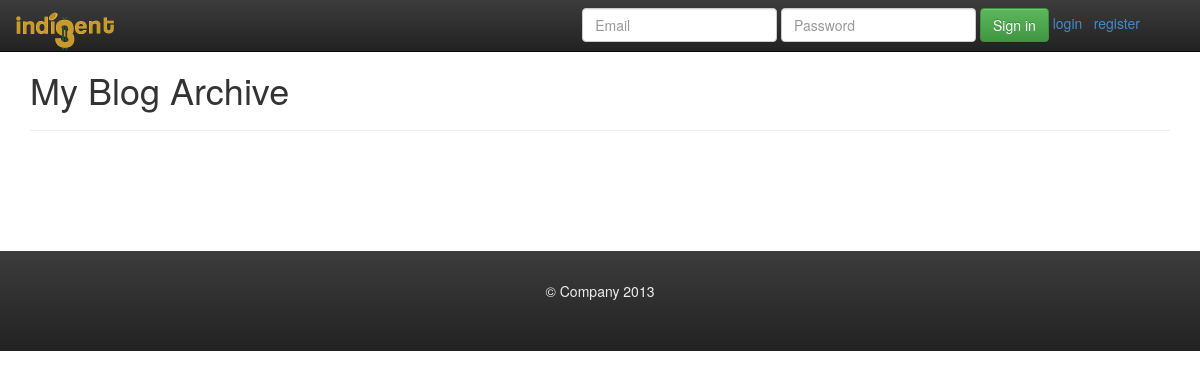
The app's page /, older data.
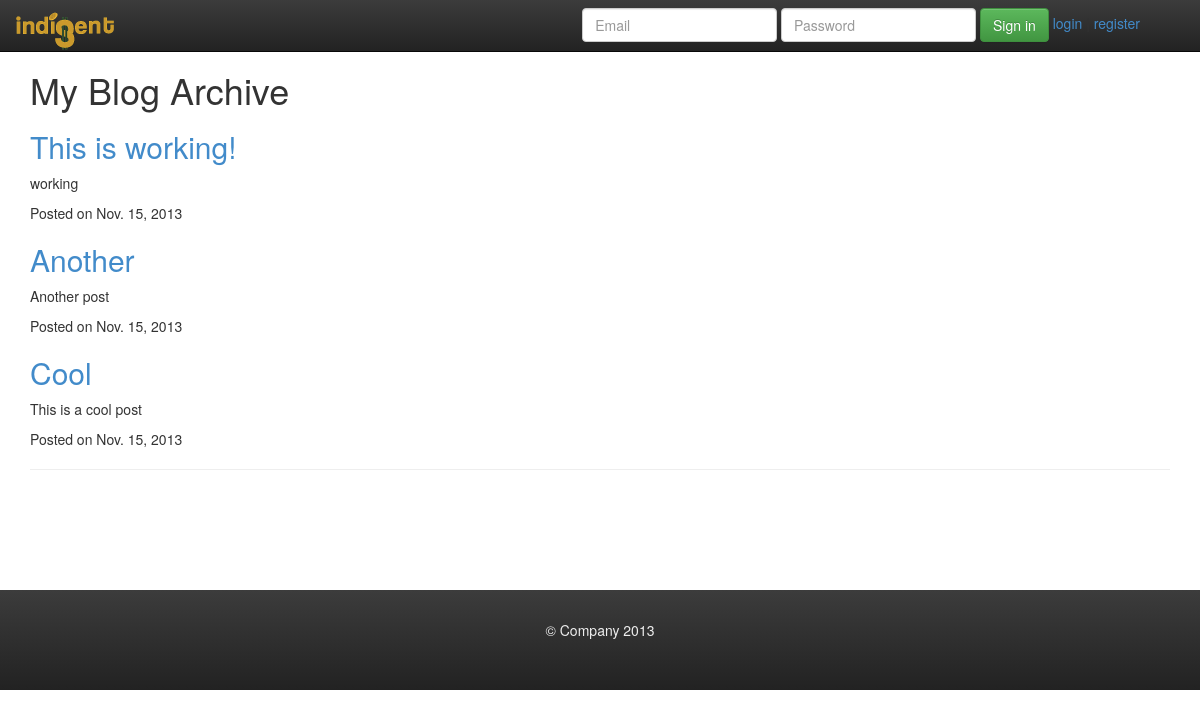
The same page, newer data.
### chris/models.py (models this page shows, shortened)
class Post(models.Model):
    title = models.CharField(max_length=255)
    slug = models.SlugField(unique=True, max_length=255)
    description = models.CharField(max_length=255)
    content = models.TextField()
    published = models.BooleanField(default=True)
    created = models.DateTimeField(auto_now_add=True)
    class Meta:
        ordering = ['-created']
    def get_absolute_url(self):
        return reverse('chris.views.post', args=[self.slug])

### chris/views.py (the view)
# urls.py: url(r'^$', 'chris.views.index'),
def index(request):
    posts = Post.objects.filter(published=True)
    return render(request, 'chris/index.html', {'posts': posts})

### templates/chris/index.html (shortened to what this page needs)
{% extends 'base.html' %}
{% block content %}
    <h1> My Blog Archive </h1>
    {% for post in posts %}
    <div class="post">
        <h2>
            <a href="{{post.get_absolute_url}}">
                {{post.title}}
            </a>
        </h2>
        <p>{{post.description}}</p>
        <p>
            Posted on
            <time datetime="{{post.created|date:"c"}}">
            {{post.created|date}}
            </time>
        </p>
    </div>
    {% endfor %}
 {% endblock %}

### templates/base.html (shortened to what this page needs)
<!DOCTYPE html>
<html lang="en">
  <head>
    <link href="{{STATIC_URL}}bootstrap.css" rel="stylesheet">
    <link href="{{STATIC_URL}}bootstrap-theme.css" rel="stylesheet">
    <link href="{{STATIC_URL}}jumbotron.css" rel="stylesheet">
  </head>
  <body>
  	<div id="wrapper">
    <div class="navbar navbar-inverse navbar-fixed-top" role="navigation">
      <div class="container">
        <div class="navbar-header">
          <a class="navbar-brand" href="/"><img style="" src="{{STATIC_URL}}/images/logo.png"></a>
        </div>
        <div class="navbar-collapse collapse">
          <form class="navbar-form navbar-right">
            {% if not user.is_authenticated %}
            <div class="form-group">
              <input type="text" placeholder="Email" class="form-control">
            </div>
            <div class="form-group">
              <input type="password" placeholder="Password" class="form-control">
            </div>
            <button type="submit" class="btn btn-success">Sign in</button>
            <a href="/accounts/login/?next=/forum/">login</a> | <a
    			href="/accounts/register/">register</a>{% endif %}
          </form>
        </div>
      </div>
    </div>
	<div class="container">
      {% block content %}
        {% endblock %}
      <hr>
     <div class="push"></div>
     </div>
      <footer>
        <p>&copy; Company 2013</p>
      </footer>
    </div>
  </body>
</html>

### static/jumbotron.css (style rules this page uses)
body { padding-top: 50px; padding-bottom: 0px; margin-bottom: none; }

Row changes from the older to the newer data that the page shows:
added Post: title "This is working!", description "working", created "Nov. 15, 2013"
added Post: title "Another", description "Another post", created "Nov. 15, 2013"
added Post: title "Cool", description "This is a cool post", created "Nov. 15, 2013"
